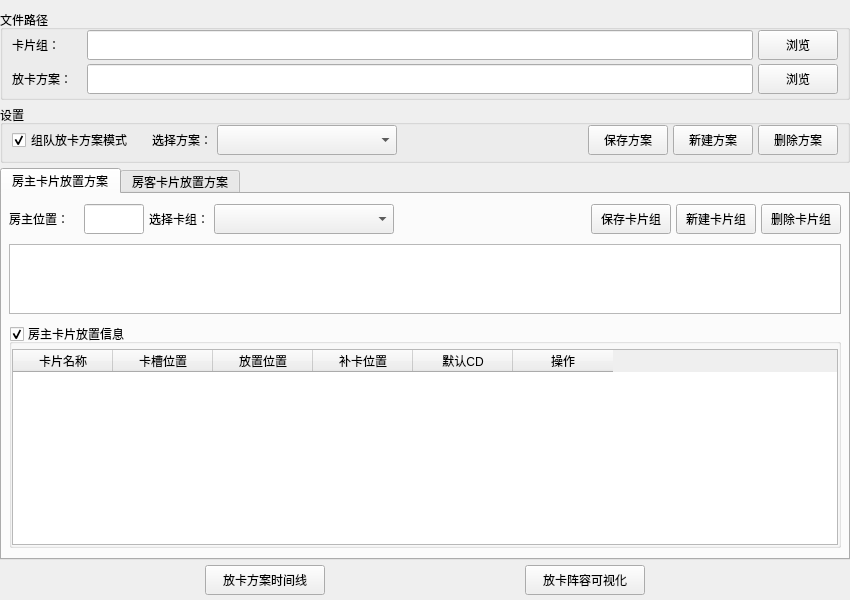
<?xml version="1.0" encoding="UTF-8"?>
<ui version="4.0">
 <class>EditPlacingPlan</class>
 <widget class="QWidget" name="EditPlacingPlan">
  <property name="geometry">
   <rect>
    <x>0</x>
    <y>0</y>
    <width>850</width>
    <height>600</height>
   </rect>
  </property>
  <property name="windowTitle">
   <string>卡片放置方案编辑</string>
  </property>
  <layout class="QGridLayout" name="gridLayout_top">
   <property name="leftMargin">
    <number>0</number>
   </property>
   <property name="topMargin">
    <number>10</number>
   </property>
   <property name="rightMargin">
    <number>0</number>
   </property>
   <property name="bottomMargin">
    <number>0</number>
   </property>
   <property name="spacing">
    <number>0</number>
   </property>
   <item row="0" column="0">
    <widget class="QWidget" name="widget_general" native="true">
     <layout class="QVBoxLayout" name="verticalLayout_general">
      <property name="spacing">
       <number>5</number>
      </property>
      <property name="leftMargin">
       <number>0</number>
      </property>
      <property name="topMargin">
       <number>0</number>
      </property>
      <property name="rightMargin">
       <number>0</number>
      </property>
      <property name="bottomMargin">
       <number>5</number>
      </property>
      <item>
       <widget class="QGroupBox" name="groupBox_file_path">
        <property name="minimumSize">
         <size>
          <width>0</width>
          <height>90</height>
         </size>
        </property>
        <property name="title">
         <string>文件路径</string>
        </property>
        <layout class="QGridLayout" name="gridLayout_file_path">
         <property name="topMargin">
          <number>0</number>
         </property>
         <property name="bottomMargin">
          <number>5</number>
         </property>
         <property name="spacing">
          <number>5</number>
         </property>
         <item row="0" column="0">
          <widget class="QLabel" name="label_deck_path">
           <property name="minimumSize">
            <size>
             <width>70</width>
             <height>30</height>
            </size>
           </property>
           <property name="maximumSize">
            <size>
             <width>70</width>
             <height>30</height>
            </size>
           </property>
           <property name="text">
            <string>卡片组：</string>
           </property>
          </widget>
         </item>
         <item row="0" column="1">
          <widget class="QLineEdit" name="lineEdit_deck_path">
           <property name="minimumSize">
            <size>
             <width>0</width>
             <height>30</height>
            </size>
           </property>
          </widget>
         </item>
         <item row="0" column="2">
          <widget class="QPushButton" name="pushButton_deck_path">
           <property name="minimumSize">
            <size>
             <width>80</width>
             <height>30</height>
            </size>
           </property>
           <property name="maximumSize">
            <size>
             <width>80</width>
             <height>30</height>
            </size>
           </property>
           <property name="text">
            <string>浏览</string>
           </property>
          </widget>
         </item>
         <item row="1" column="0">
          <widget class="QLabel" name="label_plan_path">
           <property name="minimumSize">
            <size>
             <width>70</width>
             <height>30</height>
            </size>
           </property>
           <property name="maximumSize">
            <size>
             <width>70</width>
             <height>30</height>
            </size>
           </property>
           <property name="text">
            <string>放卡方案：</string>
           </property>
          </widget>
         </item>
         <item row="1" column="1">
          <widget class="QLineEdit" name="lineEdit_plan_path">
           <property name="minimumSize">
            <size>
             <width>0</width>
             <height>30</height>
            </size>
           </property>
          </widget>
         </item>
         <item row="1" column="2">
          <widget class="QPushButton" name="pushButton_plan_path">
           <property name="minimumSize">
            <size>
             <width>80</width>
             <height>30</height>
            </size>
           </property>
           <property name="maximumSize">
            <size>
             <width>80</width>
             <height>30</height>
            </size>
           </property>
           <property name="text">
            <string>浏览</string>
           </property>
          </widget>
         </item>
        </layout>
       </widget>
      </item>
      <item>
       <widget class="QGroupBox" name="groupBox_common">
        <property name="title">
         <string>设置</string>
        </property>
        <layout class="QHBoxLayout" name="horizontalLayout_common">
         <property name="spacing">
          <number>5</number>
         </property>
         <property name="topMargin">
          <number>0</number>
         </property>
         <property name="rightMargin">
          <number>9</number>
         </property>
         <property name="bottomMargin">
          <number>5</number>
         </property>
         <item>
          <widget class="QCheckBox" name="checkBox_is_team_mode">
           <property name="minimumSize">
            <size>
             <width>135</width>
             <height>30</height>
            </size>
           </property>
           <property name="maximumSize">
            <size>
             <width>135</width>
             <height>30</height>
            </size>
           </property>
           <property name="text">
            <string>组队放卡方案模式</string>
           </property>
           <property name="checked">
            <bool>true</bool>
           </property>
          </widget>
         </item>
         <item>
          <widget class="QLabel" name="label_choose_section">
           <property name="minimumSize">
            <size>
             <width>60</width>
             <height>0</height>
            </size>
           </property>
           <property name="maximumSize">
            <size>
             <width>60</width>
             <height>16777215</height>
            </size>
           </property>
           <property name="text">
            <string>选择方案：</string>
           </property>
          </widget>
         </item>
         <item>
          <widget class="QComboBox" name="comboBox_choose_section">
           <property name="sizePolicy">
            <sizepolicy hsizetype="Preferred" vsizetype="Fixed">
             <horstretch>120</horstretch>
             <verstretch>30</verstretch>
            </sizepolicy>
           </property>
           <property name="minimumSize">
            <size>
             <width>180</width>
             <height>30</height>
            </size>
           </property>
           <property name="maximumSize">
            <size>
             <width>180</width>
             <height>30</height>
            </size>
           </property>
          </widget>
         </item>
         <item>
          <spacer name="horizontalSpacer_common">
           <property name="orientation">
            <enum>Qt::Horizontal</enum>
           </property>
           <property name="sizeHint" stdset="0">
            <size>
             <width>40</width>
             <height>20</height>
            </size>
           </property>
          </spacer>
         </item>
         <item>
          <widget class="QPushButton" name="pushButton_save_plan">
           <property name="minimumSize">
            <size>
             <width>80</width>
             <height>30</height>
            </size>
           </property>
           <property name="maximumSize">
            <size>
             <width>80</width>
             <height>16777215</height>
            </size>
           </property>
           <property name="text">
            <string>保存方案</string>
           </property>
          </widget>
         </item>
         <item>
          <widget class="QPushButton" name="pushButton_new_plan">
           <property name="minimumSize">
            <size>
             <width>80</width>
             <height>30</height>
            </size>
           </property>
           <property name="maximumSize">
            <size>
             <width>80</width>
             <height>16777215</height>
            </size>
           </property>
           <property name="text">
            <string>新建方案</string>
           </property>
          </widget>
         </item>
         <item>
          <widget class="QPushButton" name="pushButton_delete_plan">
           <property name="minimumSize">
            <size>
             <width>80</width>
             <height>30</height>
            </size>
           </property>
           <property name="maximumSize">
            <size>
             <width>80</width>
             <height>16777215</height>
            </size>
           </property>
           <property name="text">
            <string>删除方案</string>
           </property>
          </widget>
         </item>
        </layout>
       </widget>
      </item>
      <item>
       <widget class="QTabWidget" name="tabWidget_placing_config">
        <property name="currentIndex">
         <number>0</number>
        </property>
        <widget class="QWidget" name="tab_1p_placing_config">
         <attribute name="title">
          <string>房主卡片放置方案</string>
         </attribute>
         <layout class="QVBoxLayout" name="verticalLayout_1p_placing_config" stretch="1,2,10">
          <property name="spacing">
           <number>10</number>
          </property>
          <property name="leftMargin">
           <number>7</number>
          </property>
          <property name="topMargin">
           <number>10</number>
          </property>
          <property name="rightMargin">
           <number>7</number>
          </property>
          <property name="bottomMargin">
           <number>10</number>
          </property>
          <item>
           <widget class="QWidget" name="widget_1p_setting" native="true">
            <layout class="QHBoxLayout" name="horizontalLayout_1p_setting">
             <property name="spacing">
              <number>5</number>
             </property>
             <property name="leftMargin">
              <number>0</number>
             </property>
             <property name="topMargin">
              <number>0</number>
             </property>
             <property name="rightMargin">
              <number>0</number>
             </property>
             <property name="bottomMargin">
              <number>0</number>
             </property>
             <item>
              <widget class="QLabel" name="label_1p_pos">
               <property name="minimumSize">
                <size>
                 <width>70</width>
                 <height>30</height>
                </size>
               </property>
               <property name="maximumSize">
                <size>
                 <width>70</width>
                 <height>16777215</height>
                </size>
               </property>
               <property name="text">
                <string>房主位置：</string>
               </property>
              </widget>
             </item>
             <item>
              <widget class="QLineEdit" name="lineEdit_1p_pos">
               <property name="minimumSize">
                <size>
                 <width>60</width>
                 <height>30</height>
                </size>
               </property>
               <property name="maximumSize">
                <size>
                 <width>60</width>
                 <height>16777215</height>
                </size>
               </property>
              </widget>
             </item>
             <item>
              <widget class="QLabel" name="label_1p_deck">
               <property name="minimumSize">
                <size>
                 <width>60</width>
                 <height>0</height>
                </size>
               </property>
               <property name="maximumSize">
                <size>
                 <width>60</width>
                 <height>16777215</height>
                </size>
               </property>
               <property name="text">
                <string>选择卡组：</string>
               </property>
              </widget>
             </item>
             <item>
              <widget class="QComboBox" name="comboBox_1p_deck">
               <property name="minimumSize">
                <size>
                 <width>180</width>
                 <height>30</height>
                </size>
               </property>
               <property name="maximumSize">
                <size>
                 <width>180</width>
                 <height>30</height>
                </size>
               </property>
              </widget>
             </item>
             <item>
              <spacer name="horizontalSpacer_1p_setting">
               <property name="orientation">
                <enum>Qt::Horizontal</enum>
               </property>
               <property name="sizeHint" stdset="0">
                <size>
                 <width>40</width>
                 <height>20</height>
                </size>
               </property>
              </spacer>
             </item>
             <item>
              <widget class="QPushButton" name="pushButton_1p_save_deck">
               <property name="minimumSize">
                <size>
                 <width>80</width>
                 <height>30</height>
                </size>
               </property>
               <property name="maximumSize">
                <size>
                 <width>80</width>
                 <height>16777215</height>
                </size>
               </property>
               <property name="text">
                <string>保存卡片组</string>
               </property>
              </widget>
             </item>
             <item>
              <widget class="QPushButton" name="pushButton_1p_new_deck">
               <property name="minimumSize">
                <size>
                 <width>80</width>
                 <height>30</height>
                </size>
               </property>
               <property name="maximumSize">
                <size>
                 <width>80</width>
                 <height>16777215</height>
                </size>
               </property>
               <property name="text">
                <string>新建卡片组</string>
               </property>
              </widget>
             </item>
             <item>
              <widget class="QPushButton" name="pushButton_1p_delete_deck">
               <property name="minimumSize">
                <size>
                 <width>80</width>
                 <height>30</height>
                </size>
               </property>
               <property name="maximumSize">
                <size>
                 <width>80</width>
                 <height>16777215</height>
                </size>
               </property>
               <property name="text">
                <string>删除卡片组</string>
               </property>
              </widget>
             </item>
            </layout>
           </widget>
          </item>
          <item>
           <widget class="QListWidget" name="listWidget_1p_deck">
            <property name="flow">
             <enum>QListView::LeftToRight</enum>
            </property>
           </widget>
          </item>
          <item>
           <widget class="QGroupBox" name="groupBox_1p_placing_table">
            <property name="title">
             <string>房主卡片放置信息</string>
            </property>
            <property name="flat">
             <bool>true</bool>
            </property>
            <property name="checkable">
             <bool>true</bool>
            </property>
            <layout class="QVBoxLayout" name="verticalLayout_1p_placing_table">
             <property name="spacing">
              <number>5</number>
             </property>
             <property name="leftMargin">
              <number>0</number>
             </property>
             <property name="topMargin">
              <number>5</number>
             </property>
             <property name="rightMargin">
              <number>0</number>
             </property>
             <property name="bottomMargin">
              <number>0</number>
             </property>
             <item>
              <widget class="QTableWidget" name="tableWidget_1p_placing_table">
               <property name="editTriggers">
                <set>QAbstractItemView::DoubleClicked|QAbstractItemView::EditKeyPressed</set>
               </property>
               <property name="alternatingRowColors">
                <bool>true</bool>
               </property>
               <attribute name="horizontalHeaderMinimumSectionSize">
                <number>100</number>
               </attribute>
               <column>
                <property name="text">
                 <string>卡片名称</string>
                </property>
               </column>
               <column>
                <property name="text">
                 <string>卡槽位置</string>
                </property>
               </column>
               <column>
                <property name="text">
                 <string>放置位置</string>
                </property>
               </column>
               <column>
                <property name="text">
                 <string>补卡位置</string>
                </property>
               </column>
               <column>
                <property name="text">
                 <string>默认CD</string>
                </property>
               </column>
               <column>
                <property name="text">
                 <string>操作</string>
                </property>
               </column>
              </widget>
             </item>
            </layout>
           </widget>
          </item>
         </layout>
        </widget>
        <widget class="QWidget" name="tab_2p_placing_config">
         <attribute name="title">
          <string>房客卡片放置方案</string>
         </attribute>
         <layout class="QVBoxLayout" name="verticalLayout_2p_placing_config" stretch="1,2,10">
          <property name="spacing">
           <number>10</number>
          </property>
          <property name="leftMargin">
           <number>7</number>
          </property>
          <property name="topMargin">
           <number>10</number>
          </property>
          <property name="rightMargin">
           <number>7</number>
          </property>
          <property name="bottomMargin">
           <number>10</number>
          </property>
          <item>
           <widget class="QWidget" name="widget_2p_setting" native="true">
            <layout class="QHBoxLayout" name="horizontalLayout_2p_setting">
             <property name="spacing">
              <number>5</number>
             </property>
             <property name="leftMargin">
              <number>0</number>
             </property>
             <property name="topMargin">
              <number>0</number>
             </property>
             <property name="rightMargin">
              <number>0</number>
             </property>
             <property name="bottomMargin">
              <number>0</number>
             </property>
             <item>
              <widget class="QLabel" name="label_2p_pos">
               <property name="minimumSize">
                <size>
                 <width>70</width>
                 <height>30</height>
                </size>
               </property>
               <property name="maximumSize">
                <size>
                 <width>70</width>
                 <height>16777215</height>
                </size>
               </property>
               <property name="text">
                <string>房客位置：</string>
               </property>
              </widget>
             </item>
             <item>
              <widget class="QLineEdit" name="lineEdit_2p_pos">
               <property name="minimumSize">
                <size>
                 <width>60</width>
                 <height>30</height>
                </size>
               </property>
               <property name="maximumSize">
                <size>
                 <width>60</width>
                 <height>16777215</height>
                </size>
               </property>
              </widget>
             </item>
             <item>
              <widget class="QLabel" name="label_2p_deck">
               <property name="minimumSize">
                <size>
                 <width>60</width>
                 <height>0</height>
                </size>
               </property>
               <property name="maximumSize">
                <size>
                 <width>60</width>
                 <height>16777215</height>
                </size>
               </property>
               <property name="text">
                <string>选择卡组：</string>
               </property>
              </widget>
             </item>
             <item>
              <widget class="QComboBox" name="comboBox_2p_deck">
               <property name="minimumSize">
                <size>
                 <width>180</width>
                 <height>30</height>
                </size>
               </property>
               <property name="maximumSize">
                <size>
                 <width>180</width>
                 <height>30</height>
                </size>
               </property>
              </widget>
             </item>
             <item>
              <spacer name="horizontalSpacer_2p_setting">
               <property name="orientation">
                <enum>Qt::Horizontal</enum>
               </property>
               <property name="sizeHint" stdset="0">
                <size>
                 <width>567</width>
                 <height>20</height>
                </size>
               </property>
              </spacer>
             </item>
             <item>
              <widget class="QPushButton" name="pushButton_2p_save_deck">
               <property name="minimumSize">
                <size>
                 <width>80</width>
                 <height>30</height>
                </size>
               </property>
               <property name="maximumSize">
                <size>
                 <width>80</width>
                 <height>16777215</height>
                </size>
               </property>
               <property name="text">
                <string>保存卡片组</string>
               </property>
              </widget>
             </item>
             <item>
              <widget class="QPushButton" name="pushButton_2p_new_deck">
               <property name="minimumSize">
                <size>
                 <width>80</width>
                 <height>30</height>
                </size>
               </property>
               <property name="maximumSize">
                <size>
                 <width>80</width>
                 <height>16777215</height>
                </size>
               </property>
               <property name="text">
                <string>新建卡片组</string>
               </property>
              </widget>
             </item>
             <item>
              <widget class="QPushButton" name="pushButton_2p_delete_deck">
               <property name="minimumSize">
                <size>
                 <width>80</width>
                 <height>30</height>
                </size>
               </property>
               <property name="maximumSize">
                <size>
                 <width>80</width>
                 <height>16777215</height>
                </size>
               </property>
               <property name="text">
                <string>删除卡片组</string>
               </property>
              </widget>
             </item>
            </layout>
           </widget>
          </item>
          <item>
           <widget class="QListWidget" name="listWidget_2p_deck">
            <property name="flow">
             <enum>QListView::LeftToRight</enum>
            </property>
           </widget>
          </item>
          <item>
           <widget class="QGroupBox" name="groupBox_2p_placing_table">
            <property name="title">
             <string>房客卡片放置信息</string>
            </property>
            <property name="flat">
             <bool>true</bool>
            </property>
            <property name="checkable">
             <bool>true</bool>
            </property>
            <layout class="QVBoxLayout" name="verticalLayout_2p_placing_table">
             <property name="spacing">
              <number>5</number>
             </property>
             <property name="leftMargin">
              <number>0</number>
             </property>
             <property name="topMargin">
              <number>5</number>
             </property>
             <property name="rightMargin">
              <number>0</number>
             </property>
             <property name="bottomMargin">
              <number>0</number>
             </property>
             <item>
              <widget class="QTableWidget" name="tableWidget_2p_placing_table">
               <property name="editTriggers">
                <set>QAbstractItemView::DoubleClicked|QAbstractItemView::EditKeyPressed</set>
               </property>
               <property name="alternatingRowColors">
                <bool>true</bool>
               </property>
               <column>
                <property name="text">
                 <string>卡片名称</string>
                </property>
               </column>
               <column>
                <property name="text">
                 <string>卡槽位置</string>
                </property>
               </column>
               <column>
                <property name="text">
                 <string>放置位置</string>
                </property>
               </column>
               <column>
                <property name="text">
                 <string>补卡位置</string>
                </property>
               </column>
               <column>
                <property name="text">
                 <string>默认CD</string>
                </property>
               </column>
               <column>
                <property name="text">
                 <string>操作</string>
                </property>
               </column>
              </widget>
             </item>
            </layout>
           </widget>
          </item>
         </layout>
        </widget>
       </widget>
      </item>
      <item>
       <widget class="QWidget" name="widget_other_edit_way" native="true">
        <property name="minimumSize">
         <size>
          <width>0</width>
          <height>30</height>
         </size>
        </property>
        <layout class="QHBoxLayout" name="horizontalLayout_other_edit_way">
         <property name="spacing">
          <number>5</number>
         </property>
         <property name="topMargin">
          <number>0</number>
         </property>
         <property name="bottomMargin">
          <number>0</number>
         </property>
         <item>
          <spacer name="horizontalSpacer_other_edit_way_1">
           <property name="orientation">
            <enum>Qt::Horizontal</enum>
           </property>
           <property name="sizeHint" stdset="0">
            <size>
             <width>200</width>
             <height>20</height>
            </size>
           </property>
          </spacer>
         </item>
         <item>
          <widget class="QPushButton" name="pushButton_plan_timeline">
           <property name="minimumSize">
            <size>
             <width>120</width>
             <height>30</height>
            </size>
           </property>
           <property name="text">
            <string>放卡方案时间线</string>
           </property>
          </widget>
         </item>
         <item>
          <spacer name="horizontalSpacer_other_edit_way_2">
           <property name="orientation">
            <enum>Qt::Horizontal</enum>
           </property>
           <property name="sizeHint" stdset="0">
            <size>
             <width>200</width>
             <height>20</height>
            </size>
           </property>
          </spacer>
         </item>
         <item>
          <widget class="QPushButton" name="pushButton_plan_visualize">
           <property name="minimumSize">
            <size>
             <width>120</width>
             <height>30</height>
            </size>
           </property>
           <property name="text">
            <string>放卡阵容可视化</string>
           </property>
          </widget>
         </item>
         <item>
          <spacer name="horizontalSpacer_other_edit_way_3">
           <property name="orientation">
            <enum>Qt::Horizontal</enum>
           </property>
           <property name="sizeHint" stdset="0">
            <size>
             <width>200</width>
             <height>20</height>
            </size>
           </property>
          </spacer>
         </item>
        </layout>
       </widget>
      </item>
     </layout>
    </widget>
   </item>
  </layout>
 </widget>
 <resources/>
 <connections/>
</ui>
